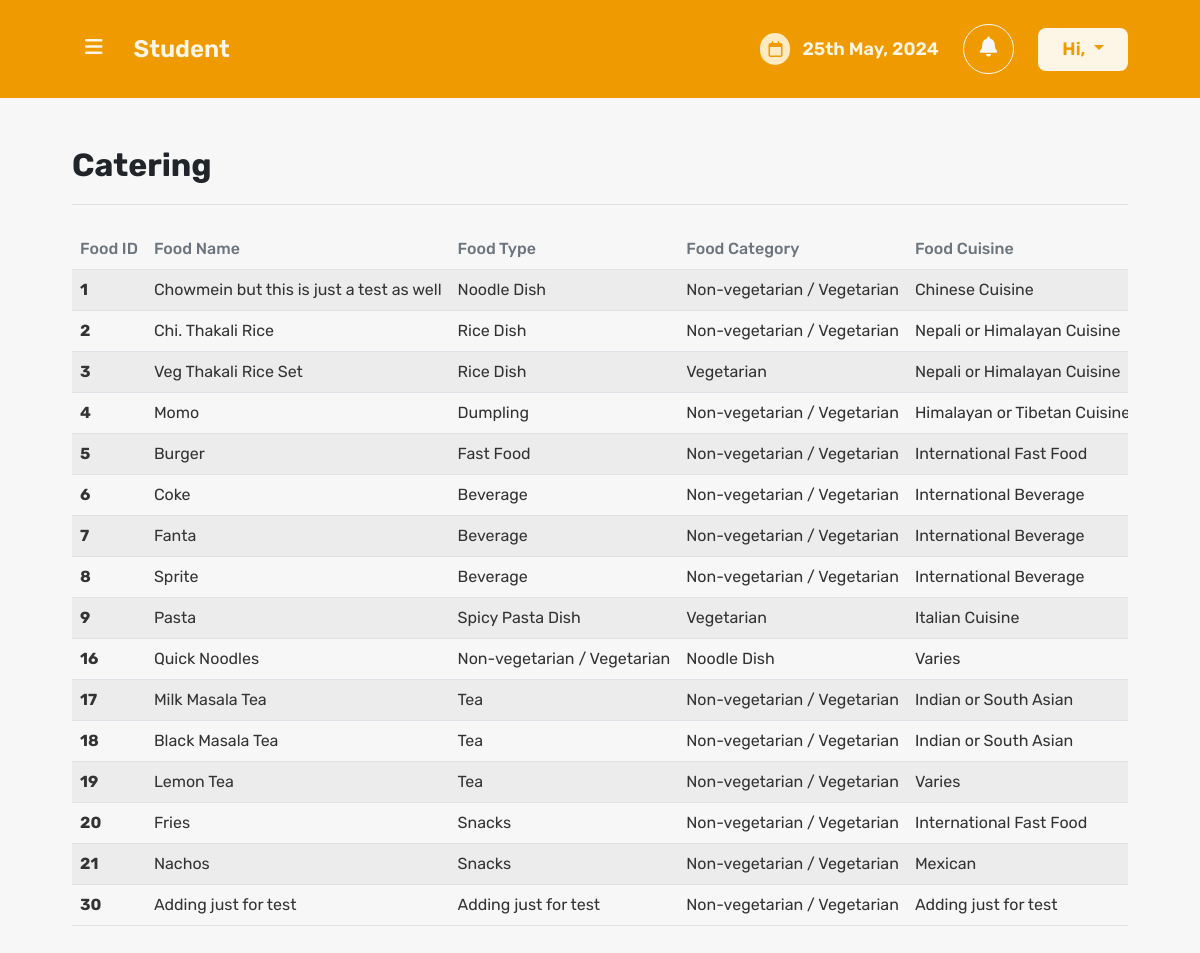
Page /html/student-panel/catering.php on the committed database.
### tables this page shows
CREATE TABLE `catering` (
  `food_id` int(50) NOT NULL,
  `food_name` varchar(100) NOT NULL,
  `food_type` varchar(50) NOT NULL,
  `food_category` varchar(50) NOT NULL,
  `food_cuisine` varchar(50) NOT NULL
);

### html/student-panel/catering.php (the view, shortened to what this page needs)
<!DOCTYPE html>
<html lang="en">
<head>
  <link rel="stylesheet" href="../../assets/css/style.css" />
  <link rel="stylesheet" href="https://cdn.jsdelivr.net/npm/swiper@11/swiper-bundle.min.css" />
</head>
<body>
  <header id="header">
    <nav class="navbar navbar-expand-lg navbar-dark bg-primary pb-24 pt-24">
      <div class="container justify-content-between align-items-center">
        <div class="d-flex justify-content-center gap-18 align-items-center">
          <button class="btn text-primary-tint" type="button" data-bs-toggle="offcanvas"
            data-bs-target="#offcanvasExample" aria-controls="offcanvasExample">
            <i class="fa-solid fa-bars font-20"></i>
          </button>
          <h3 class="text-gamma fw-semibold m-0 text-primary-tint">Student</h3>
        </div>
        <div id="navbarNavAltMarkup" class="d-flex gap-24 align-items-center">
          <div class="header-time d-flex gap-12 align-items-center">
            <i class="fa-regular text-primary-tint p-8 bg-primary-tint--1 text-primary rounded-5 fa-calendar"></i>
            <?php
          $date = date("jS F, Y");
          echo "<p class='fw-semibold m-0 text-primary-tint font-18'>$date</p>"
        ?>
          </div>
          <button class="py-12 px-16 btn rounded-5 border border-white text-white">
            <i class="fa-solid fa-bell font-20"></i>
          </button>
          <div class="navbar-nav fw-medium">
            <?php
              include '../../db_connection.php';
              $id =  $_SESSION['id'];
              $sql = "SELECT * FROM users WHERE id='$id'";
              $query = mysqli_query($conn, $sql);
              if($query) {
                echo "
                <div class='dropdown'>
                <a type='button' data-bs-toggle='dropdown' aria-expanded='false' class='nav-link dropdown-toggle btn-5 px-24 rounded-3'>Hi, $name</a>
                <ul class='dropdown-menu rounded-3'>
                  <li class='d-flex gap-8 align-items-center justify-content-center'><i class='fa-solid text-primary fa-power-off'></i> <a class='logout-link text-gray-600 text-decoration-none' href='../../index.php'>Logout</a></li>
                </ul>
                </div>
                ";
            }
            ?>
          </div>
        </div>
      </div>
    </nav>
  </header>
  <main>
    <section class="dashboard">
      <div class="container">
        <div class="dashboard-content">
          <div
            class="dashboard-header border-bottom border-text-gray-600 border-1 pb-12 mb-24 d-flex justify-content-between">
            <h2 class="text-beta-1">Catering</h2>
          </div>
          <div class="dashboard-student-list">
            <div class="dashboard-student-list-body" style="overflow-x: auto">
              <table class="table table-striped text-nowrap">
                <thead>
                  <tr class="text-nowrap">
                    <th class="text-gray-600 fw-medium" scope="col">Food ID</th>
                    <th class="text-gray-600 fw-medium" scope="col">Food Name</th>
                    <th class="text-gray-600 fw-medium" scope="col">
                      Food Type
                    </th>
                    <th class="text-gray-600 fw-medium" scope="col">Food Category</th>
                    <th class="text-gray-600 fw-medium" scope="col">
                      Food Cuisine
                    </th>
                  </tr>
                </thead>
                <tbody>
                  <?php
                  $sql = "SELECT * FROM catering";
                  $query = mysqli_query($conn, $sql);
                  while($result = mysqli_fetch_assoc($query)) {
                    echo "<tr>
                    <th scope='row'>".$result['food_id']."</th>
                    <td>".$result['food_name']."</td>
                    <td>".$result['food_type']."</td>
                    <td>".$result['food_category']."</td>
                    <td>".$result['food_cuisine']."</td>
                  </tr>
                  ";
                  }
?>
                </tbody>
              </table>
            </div>
          </div>
        </div>
      </div>
    </section>
  </main>
</body>
</html>

### rows in the picture
catering: food_id "1", food_name "Chowmein but this is just a test as well", food_type "Noodle Dish", food_category "Non-vegetarian / Vegetarian", food_cuisine "Chinese Cuisine"
catering: food_id "2", food_name "Chi. Thakali Rice", food_type "Rice Dish", food_category "Non-vegetarian / Vegetarian", food_cuisine "Nepali or Himalayan Cuisine"
catering: food_id "3", food_name "Veg Thakali Rice Set", food_type "Rice Dish", food_category "Vegetarian", food_cuisine "Nepali or Himalayan Cuisine"
catering: food_id "4", food_name "Momo", food_type "Dumpling", food_category "Non-vegetarian / Vegetarian", food_cuisine "Himalayan or Tibetan…"
catering: food_id "5", food_name "Burger", food_type "Fast Food", food_category "Non-vegetarian / Vegetarian", food_cuisine "International Fast Food"
catering: food_id "6", food_name "Coke", food_type "Beverage", food_category "Non-vegetarian / Vegetarian", food_cuisine "International Beverage"
catering: food_id "7", food_name "Fanta", food_type "Beverage", food_category "Non-vegetarian / Vegetarian", food_cuisine "International Beverage"
catering: food_id "8", food_name "Sprite", food_type "Beverage", food_category "Non-vegetarian / Vegetarian", food_cuisine "International Beverage"
catering: food_id "9", food_name "Pasta", food_type "Spicy Pasta Dish", food_category "Vegetarian", food_cuisine "Italian Cuisine"
catering: food_id "16", food_name "Quick Noodles", food_type "Non-vegetarian / Vegetarian", food_category "Noodle Dish", food_cuisine "Varies"
catering: food_id "17", food_name "Milk Masala Tea", food_type "Tea", food_category "Non-vegetarian / Vegetarian", food_cuisine "Indian or South Asian"
catering: food_id "18", food_name "Black Masala Tea", food_type "Tea", food_category "Non-vegetarian / Vegetarian", food_cuisine "Indian or South Asian"
catering: food_id "19", food_name "Lemon Tea", food_type "Tea", food_category "Non-vegetarian / Vegetarian", food_cuisine "Varies"
catering: food_id "20", food_name "Fries", food_type "Snacks", food_category "Non-vegetarian / Vegetarian", food_cuisine "International Fast Food"
catering: food_id "21", food_name "Nachos", food_type "Snacks", food_category "Non-vegetarian / Vegetarian", food_cuisine "Mexican"
catering: food_id "30", food_name "Adding just for test", food_type "Adding just for test", food_category "Non-vegetarian / Vegetarian", food_cuisine "Adding just for test"
